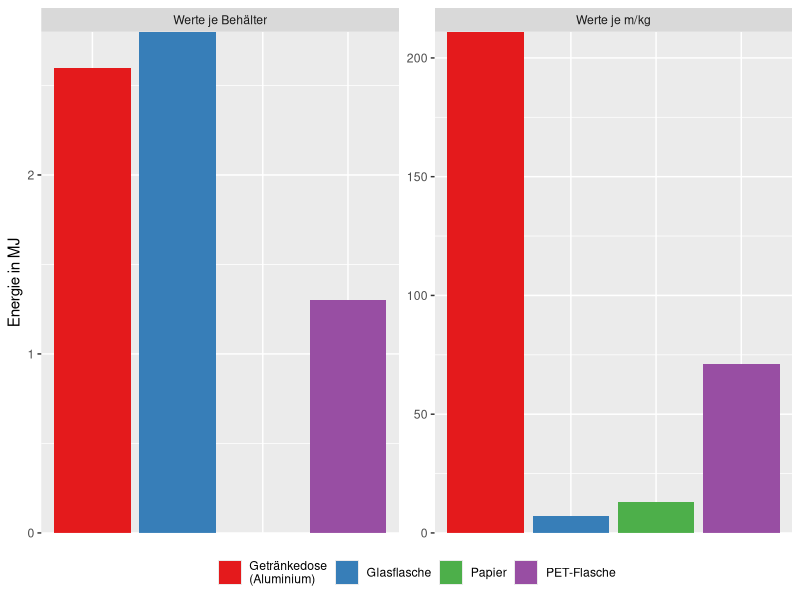
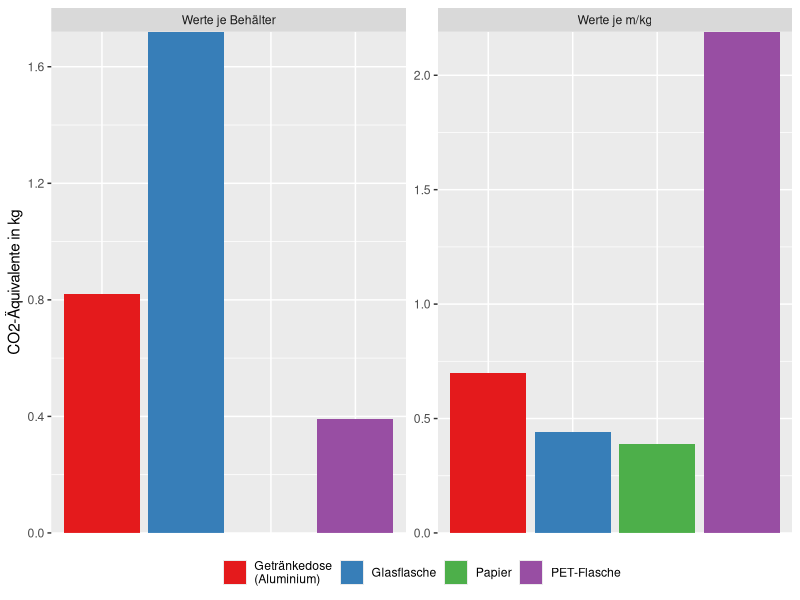

Generate these figures, in order, with R:
## ---- chunk 1
#| label: fig-packaging-energy
#| echo: false
#| fig-cap: |
#|   Kohlenstoffdioxidemission bzw. Energieverbrauch einer Alu-Getränkedose, 
#|   einer PET-Flasche und einer Glasflasche für 0.33 Liter
#|   Cola (Bildquelle: pharma-food.de)

plot_df <- data.frame(
  material = rep(c("Getränkedose\n(Aluminium)", "PET-Flasche", "Glasflasche", "Papier", "Getränkedose\n(Aluminium)", "PET-Flasche", "Glasflasche"), 2),
  value = c(211, 71.2, 7.2, 13, 2.6, 1.3, 2.8, 0.7, 2.19, 0.44, 0.39, 0.82, 0.39, 1.72),
  type = rep(c("Energie", "Emissionen"), each = 7),
  unit = rep(c(rep("Werte je m/kg", 4), rep("Werte je Behälter", 3)), 2))

plot_df |>
  dplyr::filter(type == "Energie") |>
  ggplot2::ggplot(ggplot2::aes(material, value, fill = factor(material))) +
  ggplot2::facet_wrap( ~ unit, scales = "free_y", nrow = 1) +
  ggplot2::geom_col() +
  ggplot2::labs(x = NULL, y = "Energie in MJ") +
  ggplot2::scale_fill_brewer(palette = "Set1") +
  ggplot2::scale_y_continuous(expand = c(0, 0)) +
  ggplot2::theme(
    legend.title = ggplot2::element_blank(),
    legend.position = "bottom",
    axis.text.x = ggplot2::element_blank(),
    axis.ticks.x = ggplot2::element_blank())
## ---- chunk 2
#| label: fig-packaging-emission
#| echo: false
#| fig-cap: |
#|   Kohlenstoffdioxidemission bzw. Energieverbrauch von gängigen
#|   Verpackungsmaterialien

plot_df |>
  dplyr::filter(type == "Emissionen") |>
  ggplot2::ggplot(ggplot2::aes(material, value, fill = factor(material))) +
  ggplot2::facet_wrap( ~ unit, scales = "free_y", nrow = 1) +
  ggplot2::geom_col() +
  ggplot2::labs(x = NULL, y = "CO2-Äquivalente in kg") +
  ggplot2::scale_fill_brewer(palette = "Set1") +
  ggplot2::scale_y_continuous(expand = c(0, 0)) +
  ggplot2::theme(
    legend.title = ggplot2::element_blank(),
    legend.position = "bottom",
    axis.text.x = ggplot2::element_blank(),
    axis.ticks.x = ggplot2::element_blank())
